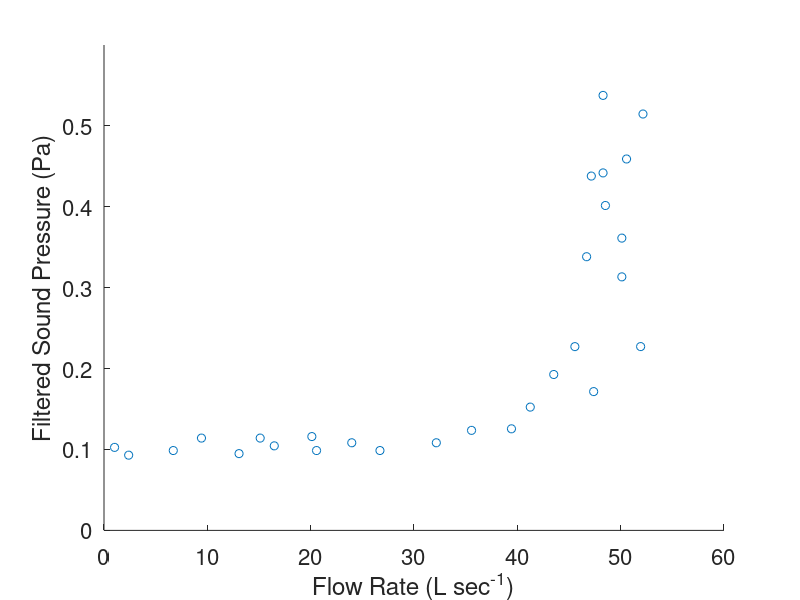

The MATLAB source for this figure:
% MSCA Application Figure

data = [-22.1590909090909,0.403514376996805;-23.2954545454545,0.426517571884984;
    -20.3409090909091,0.461022364217252;-22.8409090909091,0.476357827476038;
    -22.8409090909091,0.493610223642173;-23.9772727272727,0.512779552715655;
    45.5681818181818,0.227156549520767;47.3863636363636,0.171565495207668;
    41.2500000000000,0.152396166134185;39.4318181818182,0.125559105431310;
    35.5681818181818,0.123642172523962;32.1590909090909,0.108306709265176;
    26.7045454545455,0.0987220447284345;23.9772727272727,0.108306709265176;
    20.1136363636364,0.115974440894569;   46.7045    0.3383
   50.1136    0.3134
   50.1136    0.3613
   48.5227    0.4016
   47.1591    0.4380
   48.2955    0.4419
   50.5682    0.4591
   52.1591    0.5147
   48.2955    0.5377
  -17.6136    0.3863
  -21.4773    0.3268
  -23.5227    0.2942
  -20.5682    0.2789
  -15.7955    0.2712
  -18.9773    0.2348
  -16.0227    0.2252
  -18.7500    0.1984
  -17.6136    0.1658
  -14.6591    0.1620
  -12.8409    0.1428
     -9.6591    0.1658
   -7.6136    0.1313
   -4.2045    0.1141
   -1.4773    0.1313
   -0.7955    0.1026
    1.0227    0.1026
    2.3864    0.0930
    6.7045    0.0987
    9.4318    0.1141
   13.0682    0.0949
   15.1136    0.1141
   16.4773    0.1045
   20.5682    0.0987
   43.5227    0.1927
   51.9318    0.2272];

figure(1); clf; hold on
% scatter(50,0.5,'ks','filled')
scatter(data(data(:,1)>0,1),data(data(:,1)>0,2),'ks')
xlim([0 60]); ylim([0 0.6])
ylabel('Filtered Sound Pressure (Pa)','FontSize',14)
xlabel('Flow Rate (L sec^-^1)','FontSize',14)
set(gca,'FontSize',16)
